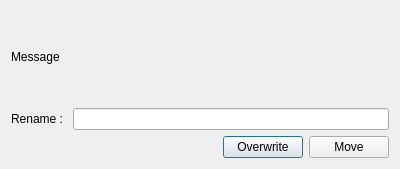
<?xml version="1.0" encoding="UTF-8"?>
<ui version="4.0">
 <class>RenameProjectDialog</class>
 <widget class="QDialog" name="RenameProjectDialog">
  <property name="geometry">
   <rect>
    <x>0</x>
    <y>0</y>
    <width>400</width>
    <height>169</height>
   </rect>
  </property>
  <property name="windowTitle">
   <string>Dialog</string>
  </property>
  <layout class="QVBoxLayout" name="verticalLayout" stretch="1,0,0">
   <item>
    <widget class="QLabel" name="message">
     <property name="text">
      <string>Message</string>
     </property>
    </widget>
   </item>
   <item>
    <layout class="QHBoxLayout" name="horizontalLayout_2">
     <item>
      <widget class="QLabel" name="label_2">
       <property name="text">
        <string>Rename : </string>
       </property>
      </widget>
     </item>
     <item>
      <widget class="QLineEdit" name="filename"/>
     </item>
    </layout>
   </item>
   <item>
    <layout class="QHBoxLayout" name="horizontalLayout">
     <item>
      <spacer name="horizontalSpacer">
       <property name="orientation">
        <enum>Qt::Horizontal</enum>
       </property>
       <property name="sizeHint" stdset="0">
        <size>
         <width>40</width>
         <height>20</height>
        </size>
       </property>
      </spacer>
     </item>
     <item>
      <widget class="QPushButton" name="overwrite">
       <property name="text">
        <string>Overwrite</string>
       </property>
      </widget>
     </item>
     <item>
      <widget class="QPushButton" name="move">
       <property name="text">
        <string>Move</string>
       </property>
      </widget>
     </item>
    </layout>
   </item>
  </layout>
 </widget>
 <resources/>
 <connections>
  <connection>
   <sender>move</sender>
   <signal>clicked()</signal>
   <receiver>RenameProjectDialog</receiver>
   <slot>accept()</slot>
   <hints>
    <hint type="sourcelabel">
     <x>347</x>
     <y>143</y>
    </hint>
    <hint type="destinationlabel">
     <x>199</x>
     <y>84</y>
    </hint>
   </hints>
  </connection>
  <connection>
   <sender>overwrite</sender>
   <signal>clicked()</signal>
   <receiver>RenameProjectDialog</receiver>
   <slot>reject()</slot>
   <hints>
    <hint type="sourcelabel">
     <x>255</x>
     <y>143</y>
    </hint>
    <hint type="destinationlabel">
     <x>199</x>
     <y>84</y>
    </hint>
   </hints>
  </connection>
 </connections>
</ui>
